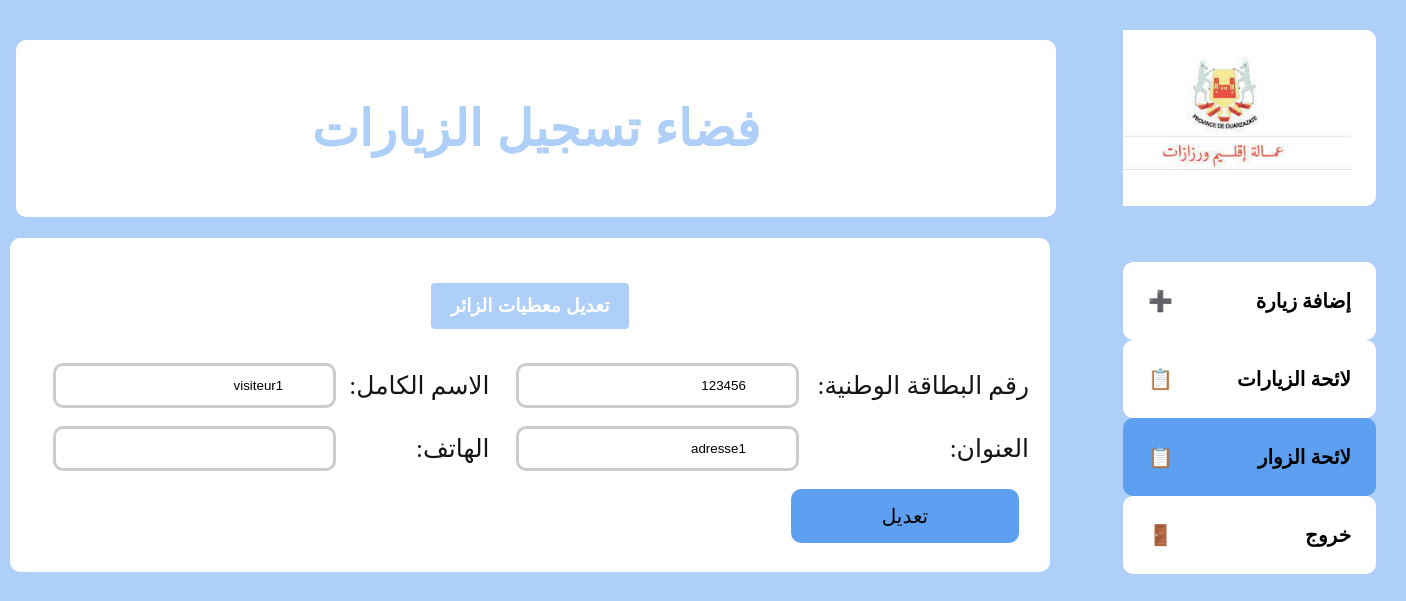
Page /view/ModificationVisiteur.php?CIN=123456 (signed in) on the committed database.
### tables this page shows
CREATE TABLE IF NOT EXISTS `visiteurs` (
  `CIN` varchar(100) NOT NULL,
  `ID_visiteur` int(11) NOT NULL AUTO_INCREMENT,
  `NomComplet` varchar(100) DEFAULT NULL,
  `Adresse` varchar(150) DEFAULT NULL,
  `NumTele` varchar(30) DEFAULT NULL,
  PRIMARY KEY (`CIN`),
  UNIQUE KEY `ID_visiteur` (`ID_visiteur`) USING BTREE
);

### view/ModificationVisiteur.php (the view, shortened to what this page needs)
<?php
include_once("C:\wamp64\www\Visites\model\model.php") ;
include('../controller/DBController.php');
if(isset($_GET["CIN"])){
	$idm = mysqli_real_escape_string($conn,$_GET["CIN"]);
	$sql = "SELECT * FROM visiteurs WHERE CIN='".$idm."'";
	$result = mysqli_query($conn, $sql);
	if (mysqli_num_rows($result) > 0) {
        $row = mysqli_fetch_assoc($result);
        $CIN=$row["CIN"];
        $NomComplet=$row["NomComplet"];
        $Adresse=$row["Adresse"];
        $NumTele=$row["NumTele"];
    }
}
$sens="rtl";
?>
<html>
    <head>
        <link href="..\css\style.css" rel="stylesheet" />
    </head>
    <body dir=<?php echo $sens; ?>>
        <?php include_once("nvbar.php"); ?>
        <header><fieldset class="fieldset" style="margin-right:32%"><h1 style="color:#aecff8;text-align: center;">فضاء تسجيل الزيارات<h1></fieldset ></header>
        <form name="frm" action="" method="post" class="frm">
            <fieldset class="fieldset">
                <h3><legend align="center">تعديل معطيات الزائر</legend></h3>
                    <table class="form-modification">
                        <tr>
                            <td>رقم البطاقة الوطنية:</td>
                            <td>
                                <div class="frmSearch">
                                    <input type="texte" name="CIN"  value="<?php if(isset($CIN)) { echo $CIN ; } ?>" id="search-box" required>
                                </div>
                            </td>
                            <td><br><br></td>
                            <td>الاسم الكامل:</td>
                            <td><input type="texte" name="NomComplet"  value="<?php if(isset($NomComplet)) { echo $NomComplet; } ?>" required></td>
                        </tr>
                        <tr>
                            <td>العنوان:</td>
                            <td><input type="texte" name="Adresse"  value="<?php if(isset($Adresse)) { echo $Adresse; } ?>" required>
                            </td>
                            <td><br><br></td>
                            <td>الهاتف:</td>
                            <td><input type="texte" name="NumTele"  value="<?php if(isset($NumTele)) { echo $NumTele; } ?>" required></td>
                        </tr>
                        <tr>
                            <td><input Type="submit" style='width:100%' value="تعديل" name="ok"></td>
                        </tr>
                    </table>
            </fieldset>
        </form>
    </body>
</html>

### css/style.css (style rules this page uses)
input, select { width: auto; padding: 12px 50px; margin: 8px 0; box-sizing: border-box; border: 3px solid #ccc; -webkit-transition: 0.5s; transition: 0.5s; outline: none; display: inline-block; box-sizing: border-box; border-radius:10px; }
body { max-width: 1000px; margin: 15px; padding: 15px; word-wrap: break-word; background-color: #aecff8 ; background-attachment: scroll; background-size: cover; background-blend-mode:darken; color :rgb(22, 21, 21); font-family:Cambria, Cochin, Georgia, Times, 'Times New Roman', serif; font-size:20px; line-height: 1.4; }
h3 { color:#aecff8 ; font-family:sans-serif; font-size: 25px; }
h1 { color:white; ; font-family:sans-serif; }
.frm { font-family:Cambria, Cochin, Georgia, Times, 'Times New Roman', serif; font-size:25px !important; margin-right:30%; padding:1px 16px; width:100%; color:rgb(22, 29, 29); }
input[type=submit], input[type=reset] { background-color: #5d9ff0; color: black; padding: 15px 20px; margin: 8px 10px; border: none; cursor: pointer; width: 25%; font-size:20px; }
table { border-collapse: collapse; width: 100%; }
.fieldset { margin:10px; border:none; background-color:#FFFFFF; border-radius:10px; padding:20px; width: 100%; font-size:25px !important; }
legend { font-family:verdana, arial, sans-serif; font-size:14pt; font-weight:bold; color:#FFFFFF; margin:10px; padding:10px 20px 10px 20px; background-color:#aecff8; border-radius:4px; text-align: center; }
.form-recherche td, .form-modification td { font-size: 25px !important; }

### rows in the picture
visiteurs: CIN "123456", NomComplet "visiteur1", Adresse "adresse1"
